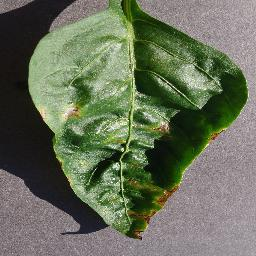
#> input picture Dataset/Alternaria Alternata/AT_10.jpg, 256 x 256 px; its folder holds 3 pictures in this run; the run also reads 1 picture not shown here
$ jupyter execute --allow-errors Untitled2.ipynb   (older library calls are emulated)
#> lines starting #> are read from the running program, lines starting #| are printed output that depends on the picture
[cell 1]
import os
import matplotlib.pyplot as plt
import pandas as pd
import numpy as np

[cell 2]
import cv2
import numpy as np
from sklearn import preprocessing

# Load and preprocess images
def preprocess_image(image_path, target_size=(224, 224)):
#> called with image_path = 'Dataset/Alternaria Alternata/AT_10.jpg', target_size = (224, 224)
    image = cv2.imread(image_path)
#> image is the input picture: shape (256, 256, 3); mean B, G, R 90.6, 111.8, 104.1
    gray_image = cv2.cvtColor(image, cv2.COLOR_BGR2GRAY)
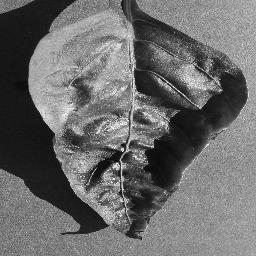
#> gray_image: shape (256, 256); min 1, max 254, mean 107.1
    resized_image = cv2.resize(gray_image, target_size)
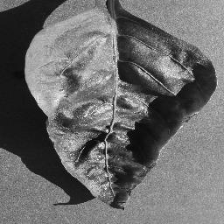
#> resized_image: shape (224, 224); min 7, max 248, mean 107
#     normalized_image = preprocessing.normalize(resized_image)
    return resized_image

[cell 3]
from skimage.feature import greycomatrix, greycoprops,graycomatrix, graycoprops

# Calculate GLCM features
def calculate_glcm_features(image):
    distances = [1]
    angles = [0, np.pi/4, np.pi/2, 3*np.pi/4]
    glcm = greycomatrix(image, distances=distances, angles=angles, symmetric=True, normed=True)
    features = {'contrast': greycoprops(glcm, 'contrast').ravel(),
                'dissimilarity': greycoprops(glcm, 'dissimilarity').ravel(),
                'homogeneity': greycoprops(glcm, 'homogeneity').ravel(),
                'energy': greycoprops(glcm, 'energy').ravel(),
                'correlation': greycoprops(glcm, 'correlation').ravel()}
#> features = {'contrast': [341.5, 438.1, 323.3, 492.4], 'dissimilarity': [11.2, 13.07, 11.28, 13.5], 'homogeneity': [0.19, 0.16, 0.183, 0.159], 'energy': [0.0302, 0.0262, 0.0289, 0.0257], 'correlation': [0.943, 0.927, 0.946, 0.918]}
#> (the rest of the program and of its run is left out)
